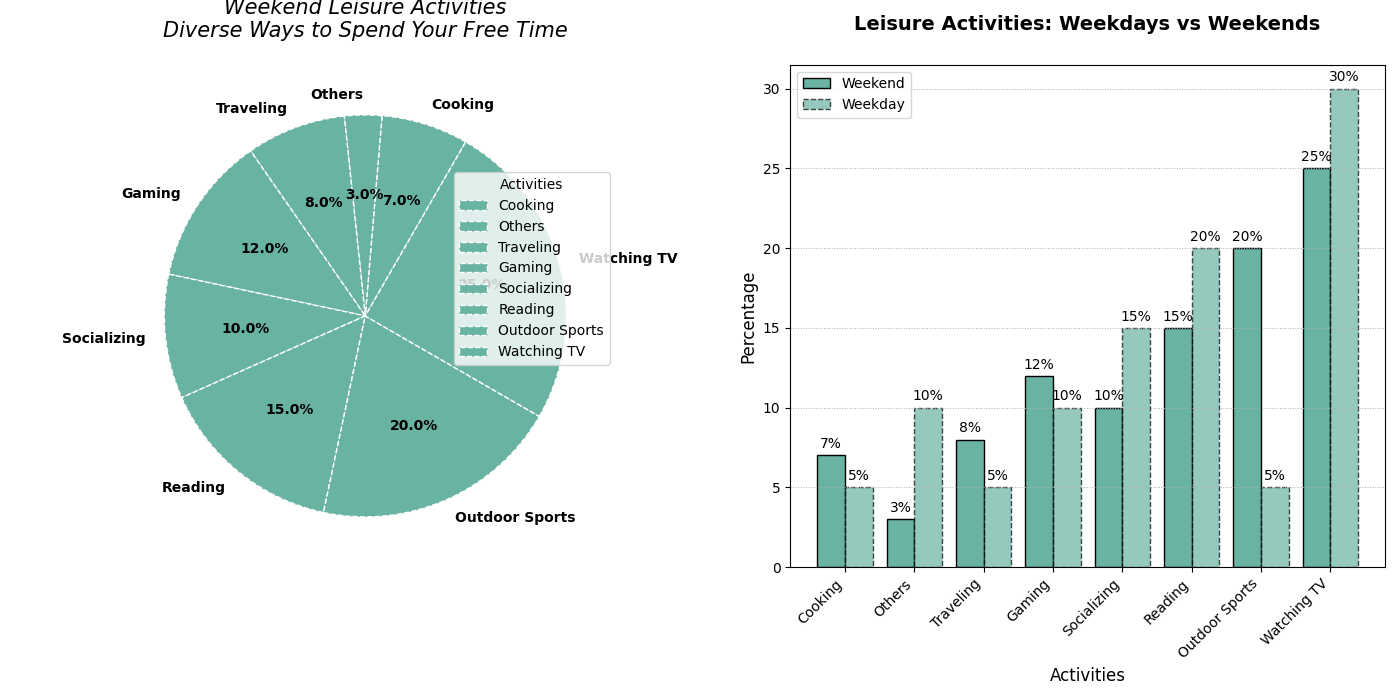

Generate this figure with Python:
import matplotlib.pyplot as plt
import numpy as np

weekend_activities = ['Cooking', 'Others', 'Traveling', 'Gaming', 'Socializing', 'Reading', 'Outdoor Sports', 'Watching TV']
weekend_percentages = [7, 3, 8, 12, 10, 15, 20, 25]
weekday_percentages = [5, 10, 5, 10, 15, 20, 5, 30]

# Use a single color consistently
single_color = '#69b3a2'

fig, (ax1, ax2) = plt.subplots(nrows=1, ncols=2, figsize=(14, 7))

# Modified weekend activities pie chart
wedges, texts, autotexts = ax1.pie(
    weekend_percentages, labels=weekend_activities, colors=[single_color]*len(weekend_activities), autopct='%1.1f%%',
    startangle=60, textprops={'fontsize': 10, 'weight': 'bold'}, wedgeprops=dict(edgecolor='w', linestyle='--')
)
ax1.set_title("Weekend Leisure Activities\nDiverse Ways to Spend Your Free Time", fontsize=15, style='italic', pad=20)
ax1.legend(wedges, weekend_activities, title="Activities", loc="upper right", bbox_to_anchor=(1, 0.8))

# Altered bar chart comparison
x = np.arange(len(weekend_activities))  
width = 0.4  

bars1 = ax2.bar(x - width/2, weekend_percentages, width, label='Weekend', color=single_color, edgecolor='black', linestyle='-')
bars2 = ax2.bar(x + width/2, weekday_percentages, width, label='Weekday', color=single_color, alpha=0.7, edgecolor='black', linestyle='--')

ax2.set_xlabel('Activities', fontsize=12)
ax2.set_ylabel('Percentage', fontsize=12)
ax2.set_title('Leisure Activities: Weekdays vs Weekends', fontsize=14, weight='bold', pad=25)
ax2.set_xticks(x)
ax2.set_xticklabels(weekend_activities, rotation=45, ha='right')
ax2.grid(True, axis='y', linestyle=':', linewidth=0.7)
ax2.legend()

for bars in [bars1, bars2]:
    for bar in bars:
        height = bar.get_height()
        ax2.annotate(f'{height}%', 
                     xy=(bar.get_x() + bar.get_width() / 2, height),
                     xytext=(0, 3), 
                     textcoords="offset points",
                     ha='center', va='bottom')

plt.tight_layout()
plt.show()
